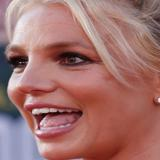
#> input picture dataset/faces/Britney_Spears/Britney Spears_14.jpeg, 160 x 160 px, found by its file name; its folder holds only this picture in this run
$ python convert-to-gray.py
#> lines starting #> are read from the running program, lines starting #| are printed output that depends on the picture
import os
import cv2

proj_path = os.getcwd()
src_base_path = proj_path + "\\dataset\\faces"
tgt_base_path = proj_path + "\\dataset\\gray_faces"


idx = 0
for cur_path in os.listdir(src_base_path):
    src_sub_path = os.path.join(src_base_path, cur_path)
    tgt_sub_path = os.path.join(tgt_base_path, cur_path)

    if not os.path.isdir(tgt_sub_path):
        os.mkdir(tgt_sub_path)

    jdx = 0
    for filename in os.listdir(src_sub_path):
        filepath = os.path.join(src_sub_path, filename)
        img = cv2.imread(filepath, cv2.IMREAD_GRAYSCALE)
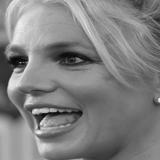
#> img: shape (160, 160); min 0, max 238, mean 127.8
        target_path = os.path.join(tgt_sub_path, "%s-%03d.jpg" % (cur_path, jdx+1))
        print(target_path)
        cv2.imwrite(target_path, img)
        jdx += 1
#> pass 2 of the loop `for cur_path in os.listdir(src_base_path):`:
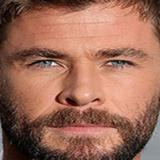
#> input picture dataset/faces/Chris_Hemsworth/Chris Hemsworth_1.jpeg, 160 x 160 px, found by its file name
#> `img = cv2.imread(filepath, cv2.IMREAD_GRAYSCALE)`:
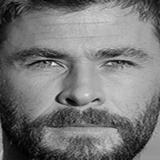
#> img: shape (160, 160); min 0, max 246, mean 119.9
